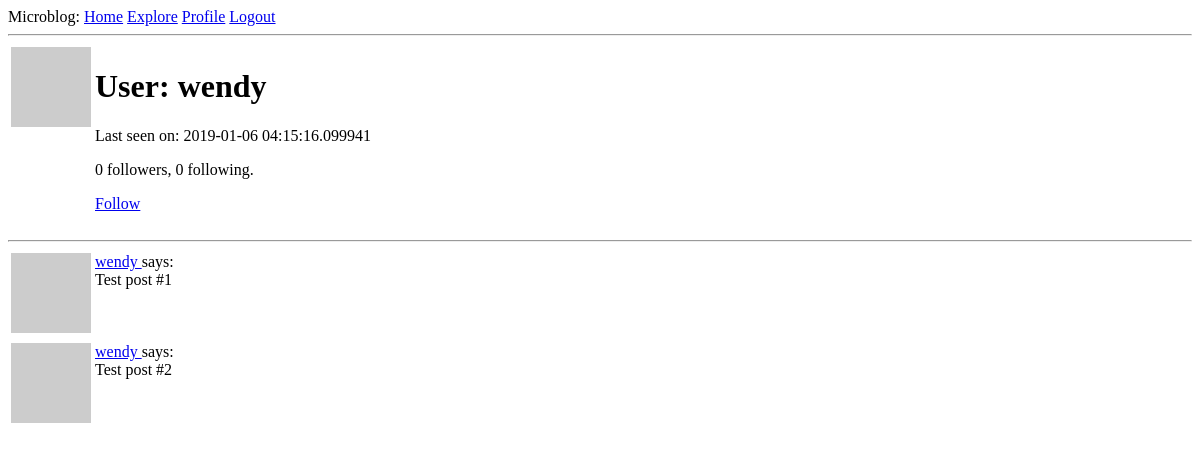
/user/wendy (signed in), run on an earlier commit of the app's database.
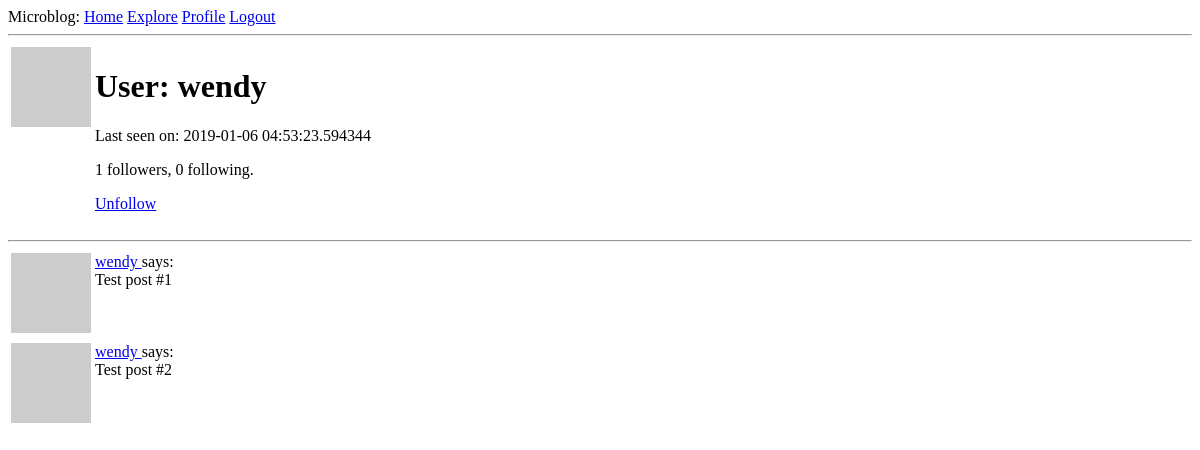
And on a later commit of the database.
### app/models.py (models this page shows, shortened)
class User(UserMixin, db.Model):
    id = db.Column(db.Integer, primary_key=True)
    username = db.Column(db.String(64), index=True, unique=True)
    email = db.Column(db.String(120), index=True, unique=True)
    password_hash = db.Column(db.String(128))
    posts = db.relationship('Post', backref='author', lazy='dynamic')
    about_me = db.Column(db.String(140))
    last_seen = db.Column(db.DateTime, default=datetime.utcnow)
    '''
    This is a tricky because it's a self-referential relationship.
    Left-side is User (the class)
    '''
    followed = db.relationship(
        'User',
        secondary=followers,
        primaryjoin=(followers.c.follower_id == id),
        secondaryjoin=(followers.c.followed_id == id),
        backref=db.backref('followers', lazy='dynamic'), lazy='dynamic')
    def avatar(self, size):
        digest = md5(self.email.lower().encode('utf-8')).hexdigest()
        return 'https://www.gravatar.com/avatar/{}?d=identicon&s={}'.format(
            digest, size)
    def is_following(self, user):
        return self.followed.filter(
            followers.c.followed_id == user.id).count() > 0

### app/routes.py (the view)
@app.route('/user/<username>')
@login_required
def user(username):
    user = User.query.filter_by(username=username).first_or_404()
    posts = [
        {'author': user, 'body': 'Test post #1'},
        {'author': user, 'body': 'Test post #2'}
    ]
    return render_template('user.html', user=user, posts=posts)

### app/models.py (called while the page is built)
@login.user_loader
def load_user(id):
    return User.query.get(int(id))

### app/routes.py (called while the page is built)
@app.before_request
def before_request():
    if current_user.is_authenticated:
        current_user.last_seen = datetime.utcnow()
        db.session.commit()

### app/templates/user.html (shortened to what this page needs)
{% extends "base.html" %}
{% block content %}
    <table>
        <tr valign="top">
            <td><img src="{{ user.avatar(128) }}"></td>
            <td>
                <h1>User: {{ user.username }}</h1>
                {% if user.last_seen %}
                    <p>Last seen on: {{ user.last_seen }}</p>
                {% endif %}
                <p>{{ user.followers.count() }} followers, {{ user.followed.count() }} following.</p>
                {% if user == current_user %}
                    <p><a href="{{ url_for('edit_profile') }}">Edit your profile</a></p>
                {% elif not current_user.is_following(user) %}
                    <p><a href="{{ url_for('follow', username=user.username) }}">Follow</a></p>
                {% else %}
                    <p><a href="{{ url_for('unfollow', username=user.username) }}">Unfollow</a></p>
                {% endif %}
            </td>
        </tr>
    </table>
    <hr>
    {% for post in posts %}
        {% include '_post.html' %}
    {% endfor %}
{% endblock %}

### app/templates/_post.html
<table>
    <tr valign="top">
        <td><img src="{{ post.author.avatar(36) }}"></td>
        <td>
            <a href="{{ url_for('user', username=post.author.username) }}">
                {{ post.author.username }}
            </a>
            says:<br>{{ post.body }}
        </td>
    </tr>
</table>

What changed in the data, as far as the page shows it:
changed User "wendy": last_seen "2019-01-06 04:15:16.099941" → "2019-01-06 04:53:23.594344"
Also different on the page:
{{ user.followers.count() }}: "0" → "1"
text no longer shown: "Follow"
text now shown: "Unfollow"
